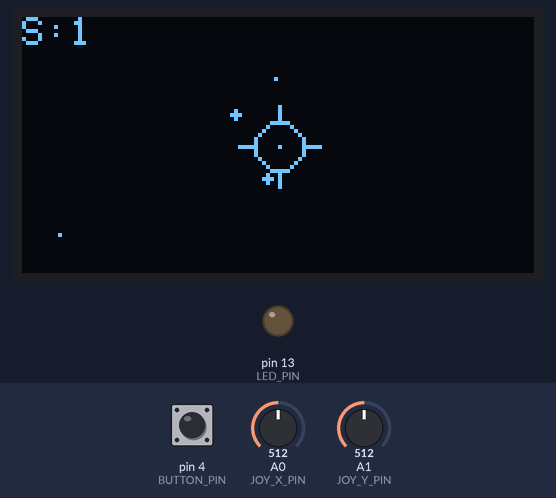
Bench run of a sketch on a simulated Arduino Uno, built with avr-gcc and run on an emulated ATmega328P. On the bench: 128×64 one-colour display, output pins drawn as LEDs (lit = HIGH). Dashed ring = blinking. Inputs (shaded band) come from the test bench; at power-on: A1 (JOY_Y_PIN) = 512, pin 4 (BUTTON_PIN) HIGH, A0 (JOY_X_PIN) = 512. Random numbers use the default seed unless the sketch sets one; what the sketch prints to the serial monitor is not drawn.

Above: at 2.39 s.
2.6 s: A1 (JOY_Y_PIN) set to 610
At 4.01 s:
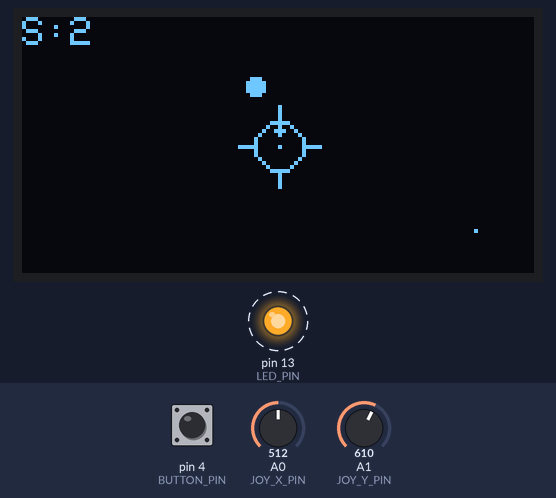
5.6 s: pin 4 (BUTTON_PIN) pulled LOW for 1 s
At 7.0 s:
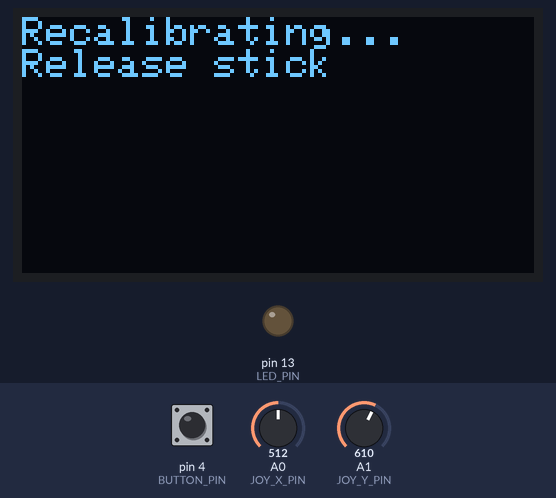
7.2 s: A0 (JOY_X_PIN) set to 716
At 8.59 s:
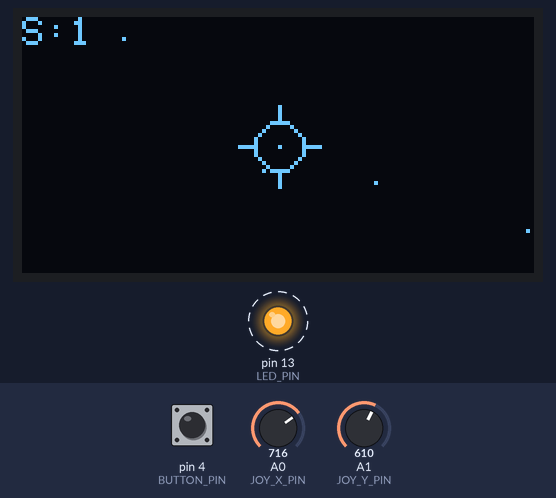
9.9 s: pin 4 (BUTTON_PIN) pulled LOW for 3.2 s
At 11.81 s:
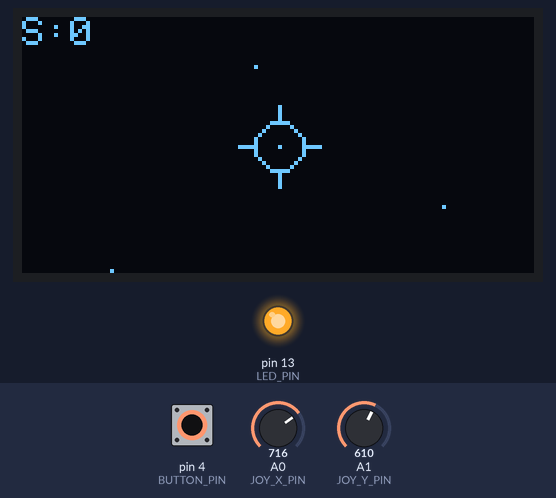
13.7 s: pin 4 (BUTTON_PIN) pulled LOW for 0.15 s
At 14.13 s:
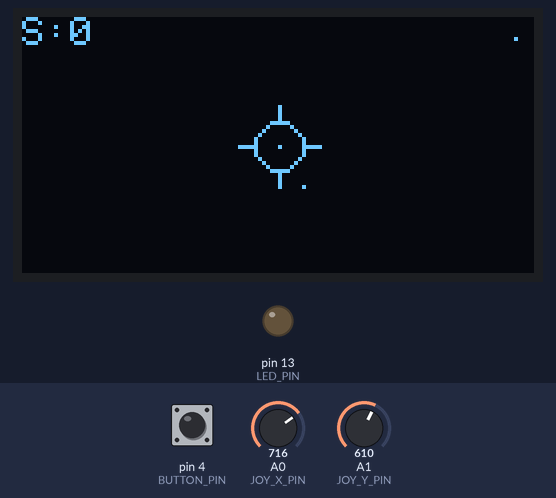
14.4 s: A0 (JOY_X_PIN) set to 590
At 21.4 s:
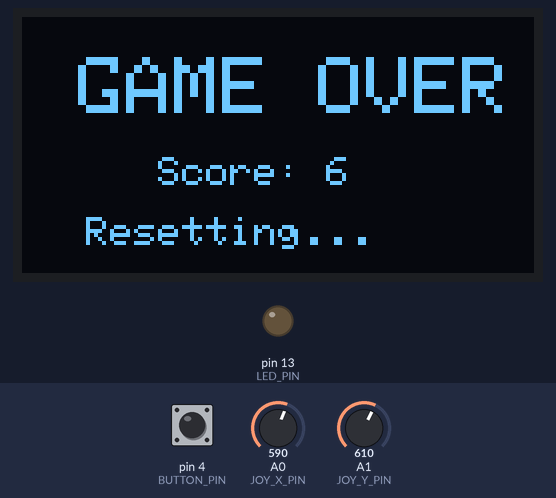
Timing chart, 0 to 36.6 s (numbered marks = the images above; inputs shaded):
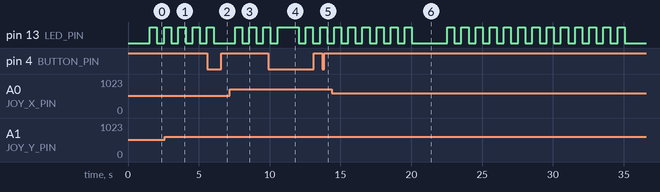

The sketch:

z_axis_shooter.ino
```cpp
#include <Wire.h>
#include <Adafruit_GFX.h>
#include <Adafruit_SSD1306.h>
#define SCREEN_ADDRESS 0x3C
// ==================== 핀 ====================
#define JOY_X_PIN      A0
#define JOY_Y_PIN      A1
#define BUTTON_PIN     4
#define LED_PIN        13

// ==================== OLED ====================
Adafruit_SSD1306 display(128, 64, &Wire, -1);

// ==================== 조이스틱 ====================
int joyCenterX = 512, joyCenterY = 512;

// ==================== 3D 월드 ====================
const float FOCAL = 80.0;         // 원근 계수 (작을수록 광각)
const float FAR_Z = 300.0;        // 스폰 거리
const float NEAR_Z = 12.0;        // 충돌 판정 거리
const float CAM_RANGE = 60.0;     // 카메라 이동 범위

float camX = 0, camY = 0;         // 카메라(비행기) 월드 좌표

// 적
struct Enemy {
  float wx, wy, z;
  float r;
  bool active;
};
const int MAX_ENEMIES = 4;
const int STAR_COUNT = 15;

Enemy enemies[MAX_ENEMIES];

// 별 (배경)
struct Star { float wx, wy, z; };
Star stars[STAR_COUNT];

// ==================== 게임 상태 ====================
unsigned long gameStartMs;
int gameScore;
bool gameOver;
unsigned long gameOverMs;
unsigned long lastFrame = 0;
const unsigned long FRAME_INTERVAL = 33;   // ~30fps

// ==================== 버튼 ====================
int lastButtonReading = HIGH;
unsigned long lastDebounce = 0;
unsigned long buttonPressStart = 0;
bool buttonHeld = false;

// ==================== 함수 프로토타입 ====================
void calibrateJoystick();
void initGame();
void spawnEnemy();
void handleButton();
void drawShip();
bool project(float wx, float wy, float z, float r, int &sx, int &sy, int &sr);

// ==================== setup ====================
void setup() {
  Serial.begin(115200);
  delay(500);
  Serial.println(F("=== START ==="));

  pinMode(BUTTON_PIN, INPUT_PULLUP);
  pinMode(LED_PIN, OUTPUT);
  Serial.println(F("Pins set"));

  Wire.begin();
  Wire.setClock(100000);
  Serial.println(F("Wire begun"));

  Serial.println(F("Calling display.begin()"));
  if (!display.begin(SSD1306_SWITCHCAPVCC, SCREEN_ADDRESS)) {
    Serial.println(F("SSD1306 fail"));
    for (;;);
  }
  Serial.println(F("display OK"));

  display.ssd1306_command(0x81);
  display.ssd1306_command(255);
  Serial.println(F("Contrast set"));

  // ... 나머지

  display.ssd1306_command(0x81);
  display.ssd1306_command(255);

  display.clearDisplay();
  display.setTextColor(SSD1306_WHITE);
  display.setCursor(0, 0);
  display.println(F("Calibrating..."));
  display.println(F("Don't touch stick"));
  display.display();

  calibrateJoystick();

  // 렌더링 속도 위해 400kHz로
  Wire.setClock(400000);

  randomSeed(analogRead(A2));

  // 별 초기화
  for (int i = 0; i < STAR_COUNT; i++) {
    stars[i].wx = random(-300, 300);
    stars[i].wy = random(-200, 200);
    stars[i].z = random(20, 300);
  }

  initGame();
  delay(300);
  Serial.println(F("Setup complete"));
}

// ==================== 조이스틱 캘리브레이션 ====================
void calibrateJoystick() {
  delay(300);
  long sx = 0, sy = 0;
  for (int i = 0; i < 30; i++) {
    sx += analogRead(JOY_X_PIN);
    sy += analogRead(JOY_Y_PIN);
    delay(5);
  }
  joyCenterX = sx / 30;
  joyCenterY = sy / 30;
  Serial.print(F("Center X=")); Serial.print(joyCenterX);
  Serial.print(F(" Y=")); Serial.println(joyCenterY);
}

// ==================== 게임 초기화 ====================
void initGame() {
  camX = 0; camY = 0;
  gameStartMs = millis();
  gameScore = 0;
  gameOver = false;
  for (int i = 0; i < MAX_ENEMIES; i++) enemies[i].active = false;
  lastFrame = millis();
}

void spawnEnemy() {
  for (int i = 0; i < MAX_ENEMIES; i++) {
    if (!enemies[i].active) {
      enemies[i].active = true;
      enemies[i].wx = random(-80, 80);
      enemies[i].wy = random(-50, 50);
      enemies[i].z = FAR_Z;
      enemies[i].r = random(4, 9);
      return;
    }
  }
}

// ==================== 원근 투영 ====================
// 월드 좌표 (wx, wy, z) → 화면 좌표 (sx, sy)와 화면 반지름 sr
bool project(float wx, float wy, float z, float r, int &sx, int &sy, int &sr) {
  if (z < 1.0) return false;

  sx = 64 + (int)((wx - camX) * FOCAL / z);
  sy = 32 + (int)((wy - camY) * FOCAL / z);
  sr = (int)(r * FOCAL / z);
  if (sr < 1) sr = 1;
  if (sr > 20) sr = 20;   // 그리기 부담 방지
  return true;
}

// ==================== 버튼 ====================
void handleButton() {
  int reading = digitalRead(BUTTON_PIN);
  if (reading != lastButtonReading) lastDebounce = millis();

  if ((millis() - lastDebounce) > 40) {
    static int stableState = HIGH;
    if (reading != stableState) {
      stableState = reading;
      if (stableState == LOW) {
        buttonPressStart = millis();
        buttonHeld = true;
      } else {
        if (buttonHeld && (millis() - buttonPressStart) < 600) {
          initGame();
          Serial.println(F("Game reset"));
        }
        buttonHeld = false;
      }
    }
  }
  lastButtonReading = reading;

  // 길게 → 재캘리브레이션
  if (buttonHeld && (millis() - buttonPressStart >= 600)) {
    display.clearDisplay();
    display.setCursor(0, 0);
    display.println(F("Recalibrating..."));
    display.println(F("Release stick"));
    display.display();
    delay(500);
    calibrateJoystick();
    initGame();
    buttonHeld = false;
  }
}

// ==================== 비행기 (십자선) ====================
void drawShip() {
  display.drawCircle(64, 32, 6, SSD1306_WHITE);
  display.drawPixel(64, 32, SSD1306_WHITE);
  display.drawLine(64, 26, 64, 22, SSD1306_WHITE);
  display.drawLine(64, 38, 64, 42, SSD1306_WHITE);
  display.drawLine(58, 32, 54, 32, SSD1306_WHITE);
  display.drawLine(70, 32, 74, 32, SSD1306_WHITE);
}

// ==================== loop ====================
void loop() {
  handleButton();
  unsigned long now = millis();

  // 게임오버
  if (gameOver) {
    display.clearDisplay();
    display.setTextSize(2);
    display.setCursor(14, 10);
    display.println(F("GAME OVER"));
    display.setTextSize(1);
    display.setCursor(34, 35);
    display.print(F("Score: "));
    display.print(gameScore);
    display.setCursor(16, 50);
    display.println(F("Resetting..."));
    display.display();
    if (now - gameOverMs > 2000) initGame();
    return;
  }

  // 프레임 제한
  if (now - lastFrame < FRAME_INTERVAL) return;
  float dt = (now - lastFrame) / 1000.0;
  lastFrame = now;

  gameScore = (now - gameStartMs) / 1000;

  // ---- 조이스틱으로 카메라 이동 ----
  int jx = analogRead(JOY_X_PIN) - joyCenterX;
  int jy = analogRead(JOY_Y_PIN) - joyCenterY;
  if (abs(jx) < 60) jx = 0;
  if (abs(jy) < 60) jy = 0;

  const float SENS = 0.06;
  camX += jx * SENS;
  camY += jy * SENS;

  if (camX < -CAM_RANGE) camX = -CAM_RANGE;
  if (camX >  CAM_RANGE) camX =  CAM_RANGE;
  if (camY < -CAM_RANGE) camY = -CAM_RANGE;
  if (camY >  CAM_RANGE) camY =  CAM_RANGE;

  // ---- 적 스폰 (점수 오르면 자주) ----
  int spawnRate = 30 - min(20, gameScore / 2);
  if (random(0, spawnRate) == 0) spawnEnemy();

  // ---- 적 업데이트 ----
  float speed = 60.0 + min(80.0, gameScore * 2.0);

  for (int i = 0; i < MAX_ENEMIES; i++) {
    if (!enemies[i].active) continue;
    enemies[i].z -= speed * dt;

    if (enemies[i].z < NEAR_Z) {
      float ddx = enemies[i].wx - camX;
      float ddy = enemies[i].wy - camY;
      float hitR = enemies[i].r + 8.0;
      if (ddx * ddx + ddy * ddy < hitR * hitR) {
        gameOver = true;
        gameOverMs = now;
        return;
      }
      enemies[i].active = false;
    }
  }

  // ---- 별 업데이트 ----
  for (int i = 0; i < STAR_COUNT; i++) {
    stars[i].z -= speed * 0.9 * dt;
    if (stars[i].z < 5) {
      stars[i].wx = random(-300, 300);
      stars[i].wy = random(-200, 200);
      stars[i].z = FAR_Z;
    }
  }

  // ==================== 렌더 ====================
  display.clearDisplay();

  // 별 (뒤에 있는 것부터)
  for (int i = 0; i < STAR_COUNT; i++) {
    int sx, sy, sr;
    if (project(stars[i].wx, stars[i].wy, stars[i].z, 0.6, sx, sy, sr)) {
      if (sx >= 0 && sx < 128 && sy >= 0 && sy < 64) {
        display.drawPixel(sx, sy, SSD1306_WHITE);
      }
    }
  }

  // 적 (먼 것부터 그려서 가까운 게 위에 오게)
  int order[MAX_ENEMIES];
  int cnt = 0;
  for (int i = 0; i < MAX_ENEMIES; i++) {
    if (enemies[i].active) order[cnt++] = i;
  }
  // z 내림차순 정렬 (먼 것 먼저)
  for (int i = 0; i < cnt - 1; i++) {
    for (int j = 0; j < cnt - 1 - i; j++) {
      if (enemies[order[j]].z < enemies[order[j + 1]].z) {
        int t = order[j]; order[j] = order[j + 1]; order[j + 1] = t;
      }
    }
  }

  for (int k = 0; k < cnt; k++) {
    int i = order[k];
    int sx, sy, sr;
    if (project(enemies[i].wx, enemies[i].wy, enemies[i].z, enemies[i].r, sx, sy, sr)) {
      // 화면 밖이면 스킵
      if (sx + sr < 0 || sx - sr >= 128 || sy + sr < 0 || sy - sr >= 64) continue;
      display.fillCircle(sx, sy, sr, SSD1306_WHITE);
      // 운석 느낌: 표면 디테일
      if (sr >= 4) {
        display.drawPixel(sx - sr / 2, sy - sr / 2, SSD1306_BLACK);
        display.drawPixel(sx + sr / 2, sy + sr / 3, SSD1306_BLACK);
      }
    }
  }

  // 비행기 십자선
  drawShip();

  // 점수
  display.setTextSize(1);
  display.setTextColor(SSD1306_WHITE);
  display.setCursor(0, 0);
  display.print(F("S:"));
  display.print(gameScore);

  display.display();
  digitalWrite(LED_PIN, (now / 500) % 2);
}
```
